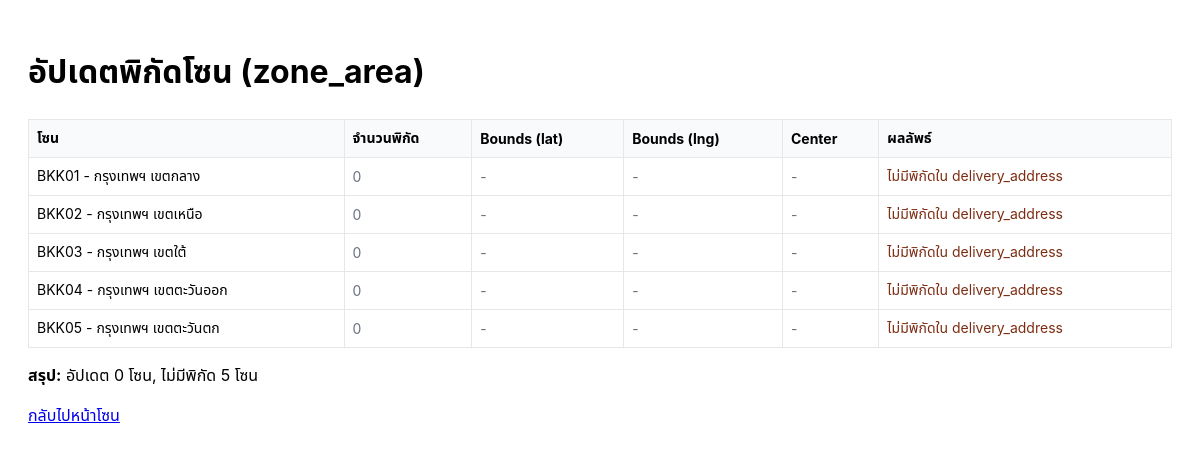
Page /update_zone_area_bounds.php on the committed database.
### tables this page shows
CREATE TABLE zone_area (
    id INT AUTO_INCREMENT PRIMARY KEY,
    zone_code VARCHAR(10) NOT NULL UNIQUE,
    zone_name VARCHAR(255) NOT NULL,
    description TEXT,
    min_lat DECIMAL(10, 8) NOT NULL,
    max_lat DECIMAL(10, 8) NOT NULL,
    min_lng DECIMAL(11, 8) NOT NULL,
    max_lng DECIMAL(11, 8) NOT NULL,
    center_lat DECIMAL(10, 8),
    center_lng DECIMAL(11, 8),
    color_code VARCHAR(7) DEFAULT '#3B82F6',
    is_active BOOLEAN DEFAULT TRUE,
    created_at TIMESTAMP DEFAULT CURRENT_TIMESTAMP,
    updated_at TIMESTAMP DEFAULT CURRENT_TIMESTAMP ON UPDATE CURRENT_TIMESTAMP,
    INDEX idx_zone_code (zone_code),
    INDEX idx_bounds (min_lat, max_lat, min_lng, max_lng)
);

### update_zone_area_bounds.php (the view, shortened to what this page needs)
<?php
require_once __DIR__ . '/config/config.php';
echo "<!DOCTYPE html><html lang='th'><head><meta charset='utf-8'><title>อัปเดตพิกัดโซน (zone_area)</title>";
echo "</head><body>";
echo "<h1>อัปเดตพิกัดโซน (zone_area)</h1>";
try {
    $zonesStmt = $conn->prepare("SELECT id, zone_code, zone_name, min_lat, max_lat, min_lng, max_lng, center_lat, center_lng FROM zone_area WHERE is_active = 1 ORDER BY zone_code");
    $zonesStmt->execute();
    $zones = $zonesStmt->fetchAll(PDO::FETCH_ASSOC);
    $stats = ['updated' => 0, 'skipped' => 0, 'no_points' => 0];
    echo "<table><thead><tr><th>โซน</th><th>จำนวนพิกัด</th><th>Bounds (lat)</th><th>Bounds (lng)</th><th>Center</th><th>ผลลัพธ์</th></tr></thead><tbody>";
    $boundsStmt = $conn->prepare(
        "SELECT COUNT(*) as cnt,
                MIN(latitude)  as min_lat,
                MAX(latitude)  as max_lat,
                MIN(longitude) as min_lng,
                MAX(longitude) as max_lng,
                AVG(latitude)  as avg_lat,
                AVG(longitude) as avg_lng
         FROM delivery_address
         WHERE zone_id = ? AND latitude IS NOT NULL AND longitude IS NOT NULL"
    );
    foreach ($zones as $z) {
        $boundsStmt->execute([$z['id']]);
        $b = $boundsStmt->fetch(PDO::FETCH_ASSOC);
        $cnt = (int)$b['cnt'];
        if ($cnt === 0) {
            $stats['no_points']++;
            echo "<tr><td>{$z['zone_code']} - " . htmlspecialchars($z['zone_name']) . "</td>";
            echo "<td class='muted'>0</td><td class='muted'>-</td><td class='muted'>-</td><td class='muted'>-</td><td class='warn'>ไม่มีพิกัดใน delivery_address</td></tr>";
            continue;
        }
        $stats['updated']++;
    }
    echo "</tbody></table>";
    echo "<p><strong>สรุป:</strong> อัปเดต {$stats['updated']} โซน, ไม่มีพิกัด {$stats['no_points']} โซน</p>";
    echo "<p><a href='pages/zones.php'>กลับไปหน้าโซน</a></p>";
} catch (Exception $e) {
    echo "<p class='warn'>เกิดข้อผิดพลาด: " . htmlspecialchars($e->getMessage()) . "</p>";
}
echo "</body></html>";

### update_zone_area_bounds.php (style rules this page uses)
body { font-family: -apple-system,BlinkMacSystemFont,'Segoe UI',Roboto,'Noto Sans Thai','Noto Sans',Arial,sans-serif;padding:20px }
table { border-collapse:collapse;width:100%;margin-top:16px }
th,td { border:1px solid #e5e7eb;padding:8px;font-size:14px }
th { background:#f8fafc;text-align:left }
.warn { color:#7c2d12 }
.muted { color:#6b7280 }

### rows in the picture
zone_area: zone_code "BKK01", zone_name "กรุงเทพฯ เขตกลาง"
zone_area: zone_code "BKK02", zone_name "กรุงเทพฯ เขตเหนือ"
zone_area: zone_code "BKK03", zone_name "กรุงเทพฯ เขตใต้"
zone_area: zone_code "BKK04", zone_name "กรุงเทพฯ เขตตะวันออก"
zone_area: zone_code "BKK05", zone_name "กรุงเทพฯ เขตตะวันตก"

### other values in the picture
$stats['updated'] "0"
$stats['no_points'] "5"
